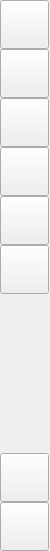
     <widget class="QWidget" name="widget_3" native="true">
      <property name="minimumSize">
       <size>
        <width>50</width>
        <height>0</height>
       </size>
      </property>
      <property name="maximumSize">
       <size>
        <width>50</width>
        <height>16777215</height>
       </size>
      </property>
      <property name="styleSheet">
       <string notr="true"/>
      </property>
      <layout class="QVBoxLayout" name="verticalLayout">
       <property name="spacing">
        <number>0</number>
       </property>
       <property name="leftMargin">
        <number>0</number>
       </property>
       <property name="topMargin">
        <number>0</number>
       </property>
       <property name="rightMargin">
        <number>0</number>
       </property>
       <property name="bottomMargin">
        <number>0</number>
       </property>
       <item>
        <widget class="QPushButton" name="file_btn">
         <property name="minimumSize">
          <size>
           <width>49</width>
           <height>49</height>
          </size>
         </property>
         <property name="maximumSize">
          <size>
           <width>49</width>
           <height>49</height>
          </size>
         </property>
         <property name="cursor">
          <cursorShape>PointingHandCursor</cursorShape>
         </property>
         <property name="text">
          <string/>
         </property>
         <property name="icon">
          <iconset resource="icons.qrc">
           <normaloff>:/icons/icons/2.svg</normaloff>:/icons/icons/2.svg</iconset>
         </property>
         <property name="iconSize">
          <size>
           <width>25</width>
           <height>25</height>
          </size>
         </property>
         <property name="checkable">
          <bool>true</bool>
         </property>
         <property name="autoExclusive">
          <bool>true</bool>
         </property>
         <property name="autoDefault">
          <bool>false</bool>
         </property>
         <property name="default">
          <bool>false</bool>
         </property>
        </widget>
       </item>
       <item>
        <widget class="QPushButton" name="search_btn">
         <property name="minimumSize">
          <size>
           <width>49</width>
           <height>49</height>
          </size>
         </property>
         <property name="maximumSize">
          <size>
           <width>49</width>
           <height>49</height>
          </size>
         </property>
         <property name="cursor">
          <cursorShape>PointingHandCursor</cursorShape>
         </property>
         <property name="text">
          <string/>
         </property>
         <property name="icon">
          <iconset resource="icons.qrc">
           <normaloff>:/icons/icons/12.svg</normaloff>:/icons/icons/12.svg</iconset>
         </property>
         <property name="iconSize">
          <size>
           <width>25</width>
           <height>25</height>
          </size>
         </property>
         <property name="checkable">
          <bool>true</bool>
         </property>
         <property name="autoExclusive">
          <bool>true</bool>
         </property>
        </widget>
       </item>
       <item>
        <widget class="QPushButton" name="sourceControl_btn">
         <property name="minimumSize">
          <size>
           <width>49</width>
           <height>49</height>
          </size>
         </property>
         <property name="maximumSize">
          <size>
           <width>49</width>
           <height>49</height>
          </size>
         </property>
         <property name="cursor">
          <cursorShape>PointingHandCursor</cursorShape>
         </property>
         <property name="text">
          <string/>
         </property>
         <property name="icon">
          <iconset resource="icons.qrc">
           <normaloff>:/icons/icons/16.svg</normaloff>:/icons/icons/16.svg</iconset>
         </property>
         <property name="iconSize">
          <size>
           <width>25</width>
           <height>25</height>
          </size>
         </property>
         <property name="checkable">
          <bool>true</bool>
         </property>
         <property name="autoExclusive">
          <bool>true</bool>
         </property>
        </widget>
       </item>
       <item>
        <widget class="QPushButton" name="debug_btn">
         <property name="minimumSize">
          <size>
           <width>49</width>
           <height>49</height>
          </size>
         </property>
         <property name="maximumSize">
          <size>
           <width>49</width>
           <height>49</height>
          </size>
         </property>
         <property name="cursor">
          <cursorShape>PointingHandCursor</cursorShape>
         </property>
         <property name="text">
          <string/>
         </property>
         <property name="icon">
          <iconset resource="icons.qrc">
           <normaloff>:/icons/icons/8.svg</normaloff>:/icons/icons/8.svg</iconset>
         </property>
         <property name="iconSize">
          <size>
           <width>25</width>
           <height>25</height>
          </size>
         </property>
         <property name="checkable">
          <bool>true</bool>
         </property>
         <property name="autoExclusive">
          <bool>true</bool>
         </property>
        </widget>
       </item>
       <item>
        <widget class="QPushButton" name="extensions_btn">
         <property name="minimumSize">
          <size>
           <width>49</width>
           <height>49</height>
          </size>
         </property>
         <property name="maximumSize">
          <size>
           <width>49</width>
           <height>49</height>
          </size>
         </property>
         <property name="cursor">
          <cursorShape>PointingHandCursor</cursorShape>
         </property>
         <property name="text">
          <string/>
         </property>
         <property name="icon">
          <iconset resource="icons.qrc">
           <normaloff>:/icons/icons/10.svg</normaloff>:/icons/icons/10.svg</iconset>
         </property>
         <property name="iconSize">
          <size>
           <width>25</width>
           <height>25</height>
          </size>
         </property>
         <property name="checkable">
          <bool>true</bool>
         </property>
         <property name="autoExclusive">
          <bool>true</bool>
         </property>
        </widget>
       </item>
       <item>
        <widget class="QPushButton" name="testing_btn">
         <property name="minimumSize">
          <size>
           <width>49</width>
           <height>49</height>
          </size>
         </property>
         <property name="maximumSize">
          <size>
           <width>49</width>
           <height>49</height>
          </size>
         </property>
         <property name="cursor">
          <cursorShape>PointingHandCursor</cursorShape>
         </property>
         <property name="text">
          <string/>
         </property>
         <property name="icon">
          <iconset resource="icons.qrc">
           <normaloff>:/icons/icons/6.svg</normaloff>:/icons/icons/6.svg</iconset>
         </property>
         <property name="iconSize">
          <size>
           <width>25</width>
           <height>25</height>
          </size>
         </property>
         <property name="checkable">
          <bool>true</bool>
         </property>
         <property name="autoExclusive">
          <bool>true</bool>
         </property>
        </widget>
       </item>
       <item>
        <spacer name="verticalSpacer">
         <property name="orientation">
          <enum>Qt::Vertical</enum>
         </property>
         <property name="sizeHint" stdset="0">
          <size>
           <width>20</width>
           <height>159</height>
          </size>
         </property>
        </spacer>
       </item>
       <item>
        <widget class="QPushButton" name="account_btn">
         <property name="minimumSize">
          <size>
           <width>49</width>
           <height>49</height>
          </size>
         </property>
         <property name="maximumSize">
          <size>
           <width>49</width>
           <height>49</height>
          </size>
         </property>
         <property name="cursor">
          <cursorShape>PointingHandCursor</cursorShape>
         </property>
         <property name="text">
          <string/>
         </property>
         <property name="icon">
          <iconset resource="icons.qrc">
           <normaloff>:/icons/icons/4.svg</normaloff>:/icons/icons/4.svg</iconset>
         </property>
         <property name="iconSize">
          <size>
           <width>25</width>
           <height>25</height>
          </size>
         </property>
        </widget>
       </item>
       <item>
        <widget class="QPushButton" name="settings_btn">
         <property name="minimumSize">
          <size>
           <width>49</width>
           <height>49</height>
          </size>
         </property>
         <property name="maximumSize">
          <size>
           <width>49</width>
           <height>49</height>
          </size>
         </property>
         <property name="cursor">
          <cursorShape>PointingHandCursor</cursorShape>
         </property>
         <property name="text">
          <string/>
         </property>
         <property name="icon">
          <iconset resource="icons.qrc">
           <normaloff>:/icons/icons/14.svg</normaloff>:/icons/icons/14.svg</iconset>
         </property>
         <property name="iconSize">
          <size>
           <width>25</width>
           <height>25</height>
          </size>
         </property>
        </widget>
       </item>
      </layout>
     </widget>
